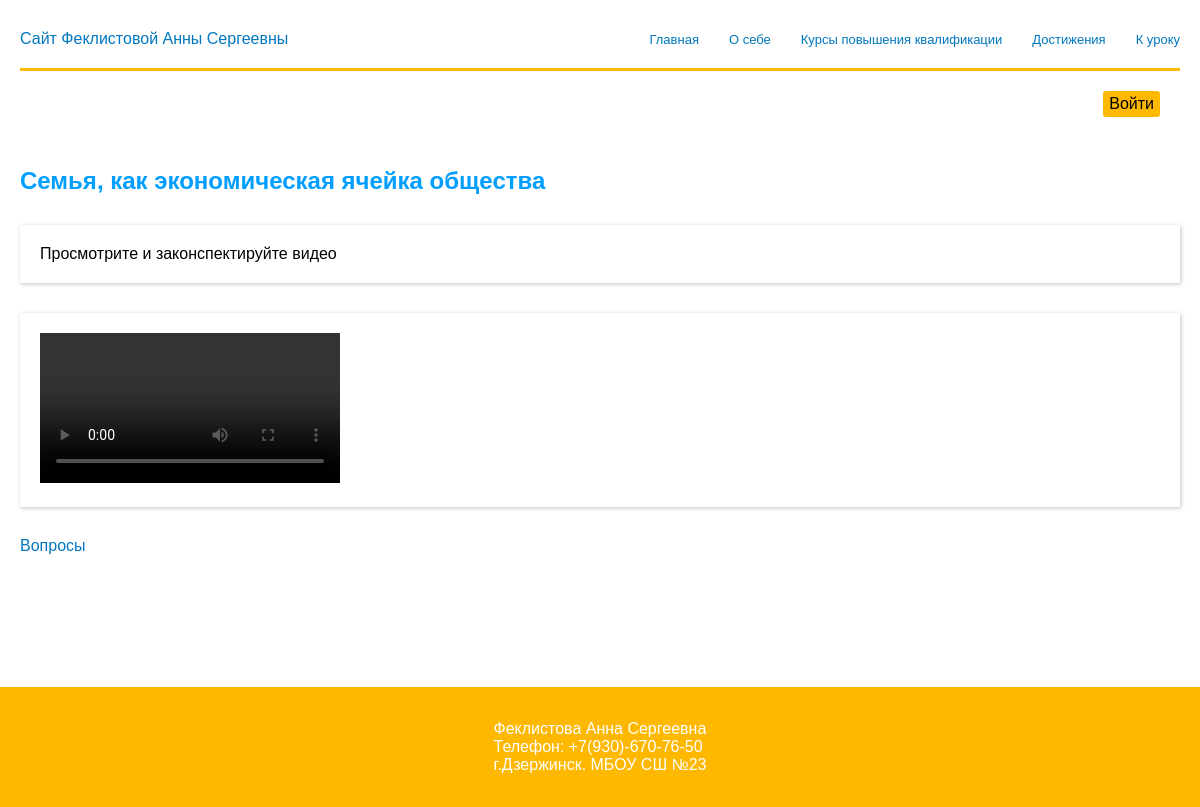
Page /lesson.php?id=1 on the committed database.
### tables this page shows
CREATE TABLE `lesson` (
  `id` int NOT NULL,
  `name` varchar(100) NOT NULL,
  `text` text NOT NULL,
  `academic_year_id` int NOT NULL
);

CREATE TABLE `lesson_files` (
  `id` int NOT NULL,
  `path` varchar(100) NOT NULL,
  `lesson_id` int DEFAULT NULL
);

### lesson.php (the view, shortened to what this page needs)
<?php
require_once 'database.php';
$query = "SELECT name, text FROM lesson WHERE id = '" . $_GET['id'] . "'";
$result = mysqli_query($link, $query);
$lesson = mysqli_fetch_assoc($result);
?>
<!DOCTYPE html>
<html lang="en">
<head>
    <link rel="stylesheet" href="css/style.css">
</head>
<body>
    <header>
        <?php include 'nav.php'; ?>
    </header>
    <main>
        <h2>
            <?php echo $lesson['name']; ?>
        </h2>
        <div class="lesson_text">
            <?php echo $lesson['text']; ?>
        </div>
        <?php
        $query = "SELECT path FROM lesson_files WHERE lesson_id = '" . $_GET['id'] . "'";
        $result = mysqli_query($link, $query);
        for ($data = []; $row = mysqli_fetch_assoc($result); $data[] = $row);
        if (!empty($data)) {
            include "path.php";
            echo "<div class='lesson_materials'>";
            foreach ($data as $file) {
                path_to_interface($file['path']);
            }
            echo "</div>";
        }
        ?>
        <a href="questions.php?id=<?php echo $_GET['id']; ?>&t=<?php echo $lesson['name'] ?>">Вопросы</a>
    </main>
    <?php include "footer.php"; ?>
</body>
</html>

### path.php (shortened to what this page needs)
<?php
function path_to_interface($path)
{
    $exp = explode('.', $path);
    $exp = $exp[count($exp) - 1];
    switch ($exp) {
        case "mp4":
            echo "<video src='$path' controls>$path</video>";
            break;
    }
}

### css/style.css (style rules this page uses)
:root { --link: #0077C0; --orange: #FFB800; --title: #009EFF; }
* { box-sizing: border-box; font-family: Verdana, Geneva, Tahoma, sans-serif; margin: 0; padding: 0; transition: 50ms ease; }
body { background-color: #fff; }
h1, h2, h3, h4 { color: var(--title); }
a { color: var(--link); text-decoration: none; }

### lesson.php (style rules this page uses)
main { display: flex; flex-direction: column; gap: 30px; padding: 20px; min-height: 65vh; }
.lesson_text, .lesson_materials { padding: 20px; box-shadow: 1px 1px 4px rgba(0, 0, 0, .25); }

### rows in the picture
lesson: name "Семья, как экономическая ячейка общества", text "Просмотрите и законспектируйте видео"
